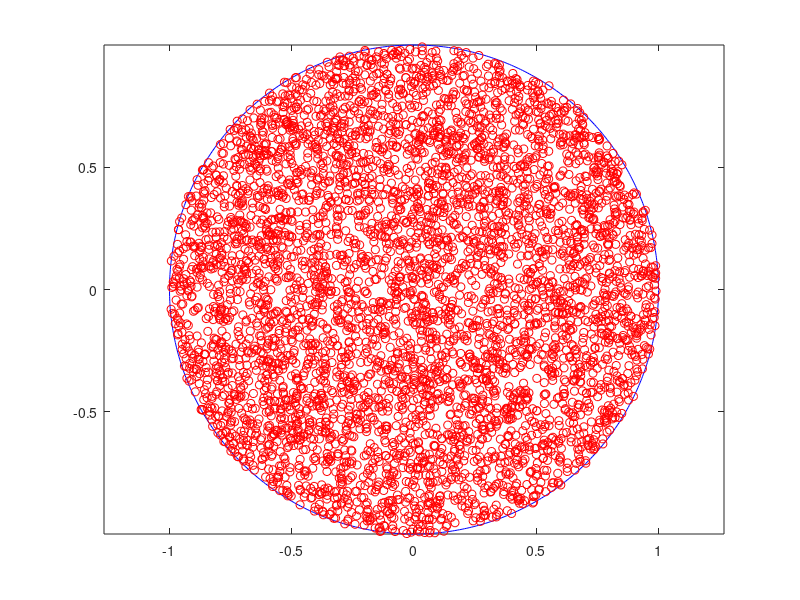

The MATLAB source for this figure:
clear;
R = 1;
n = 5;
temp= [0:0.01:2*pi ];
x = cos(temp)' * R;
y = sin(temp)' * R;
plot(x,y,'b')
axis equal
hold on

dots = rand(3,5000);

% t = 2*pi*random()
u = dots(1,: )+dots(2,: );
r = zeros(1, 5000);
for i = 1 : 5000
    if (u(i)>1)
        r(i) = 2-u(i);
    elseif (u(i) <= 1)
        r(i) = u(i);
    end
end
% [r*cos(t), r*sin(t)]
x_dot = r .* cos(2*pi*dots(3,: ));
y_dot = r .* sin(2*pi*dots(3,: ));
plot(x_dot , y_dot, 'or')